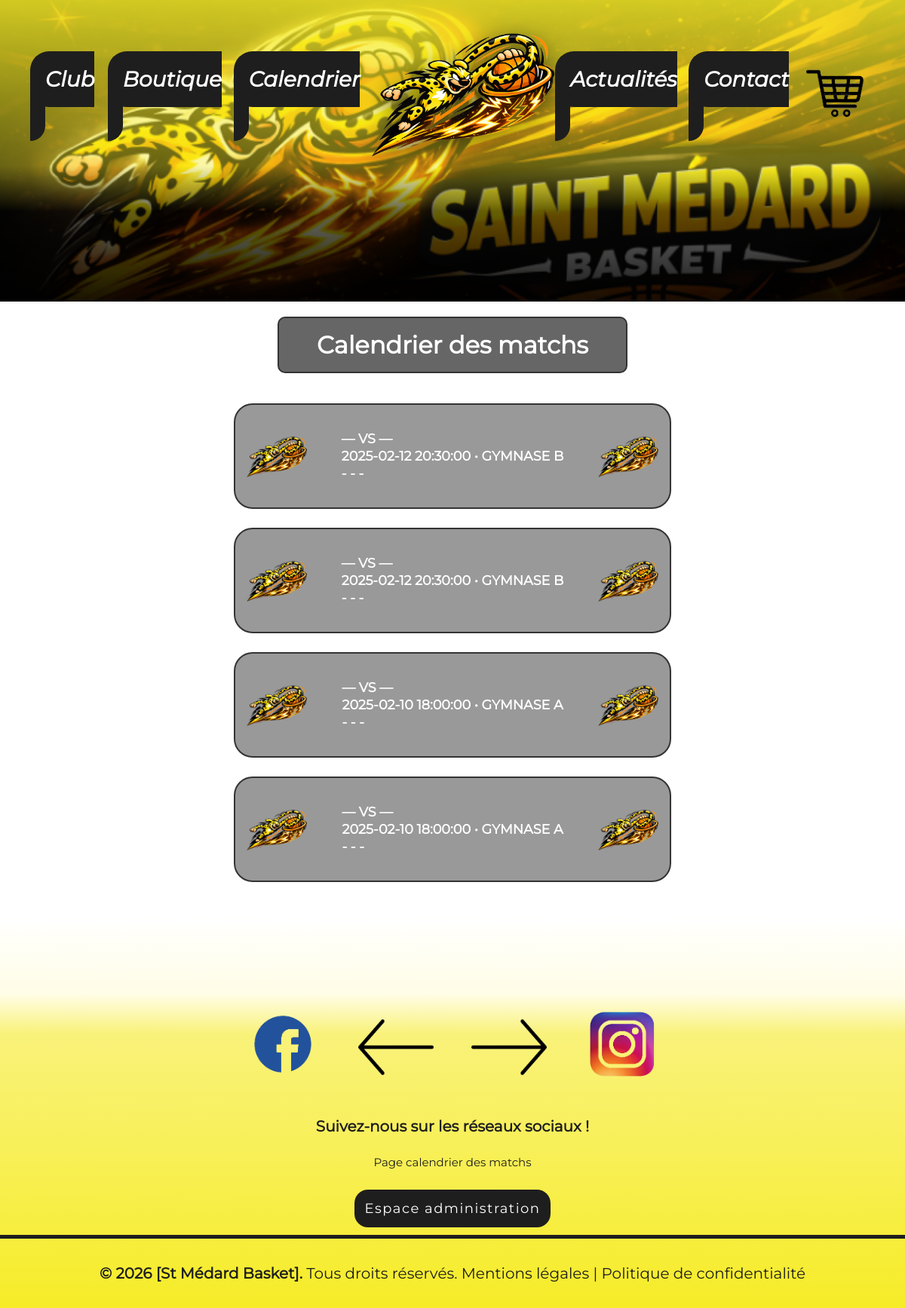
Page /pages/calendrier.php on the committed database.
### tables this page shows
CREATE TABLE `matchs` (
  `id` char(36) NOT NULL,
  `equipe_domicile_id` char(36) DEFAULT NULL,
  `equipe_exterieure_id` char(36) DEFAULT NULL,
  `date_match` char(36) DEFAULT NULL,
  `lieu` varchar(255) NOT NULL,
  `score_local` text DEFAULT NULL,
  `score_visiteur` text DEFAULT NULL,
  `statut` varchar(255) NOT NULL
);

### php/database.php (called while the page is built)
<?php
class Database {
  private static ?PDO $db = null;
  public static function getConnection(): PDO {
    if (self::$db === null) {
      $host = "localhost";
      $dbname = "stmedard_basket";
      $user = "root";
      $pass = "";
      self::$db = new PDO(
        "mysql:host=$host;dbname=$dbname;charset=utf8mb4",
        $user,
        $pass,
        [
          PDO::ATTR_ERRMODE => PDO::ERRMODE_EXCEPTION,
          PDO::ATTR_DEFAULT_FETCH_MODE => PDO::FETCH_ASSOC,
          PDO::ATTR_EMULATE_PREPARES => false,
        ]
      );
    }
    return self::$db;
  }
}

### php/matchGame.php (called while the page is built, shortened)
<?php
require_once __DIR__ . "/database.php";
class MatchGame
{
    private PDO $db;
    public function __construct()
    {
        $this->db = Database::getConnection();
    }
    public function getAllWithTeam(): array
    {
        $sql = "
            SELECT
            m.*,
            td.categorie AS equipe_domicile,
            td.image AS image_domicile,
            te.categorie AS equipe_exterieure,
            te.image AS image_exterieure
            FROM matchs m
            LEFT JOIN teams td ON td.id = m.equipe_domicile_id
            LEFT JOIN teams te ON te.id = m.equipe_exterieure_id
            ORDER BY m.date_match DESC
        ";
        return $this->db->query($sql)->fetchAll();
    }
}

### pages/calendrier.php (the view, shortened to what this page needs)
<?php
include "../php/connexion.php";
require_once __DIR__ . "/../php/matchGame.php";
$mObj = new MatchGame();
try {
  $matchs = $mObj->getAllWithTeam();
} catch (PDOException $e) {
  die($e->getMessage());
}
?>
<!DOCTYPE html>
<html lang="fr">
<head>
    <link rel="stylesheet" href="../CSS/style.css">
</head>
<body>
    <header>
        <section class="top">
            <nav class="menu">
                <ul>
                    <li><a href="club.php">Club</a></li>
                    <li><a href="boutique.php">Boutique</a></li>
                    <li><a href="calendrier.php">Calendrier</a></li>
                    <div class="logo">
                        <a href="../index.php"><img src="../image/logo/logo_StMedard.png" alt="Logo Saint-Médard Basket" width="250" height="200"></a>
                    </div>
                    <li><a href="actualite.php">Actualités</a></li>
                    <li><a href="contact.php">Contact</a></li>
                    <div class="panier">
                        <a href="boutique.php"><img src="../image/icone/panier.png" alt="Panier" width="100" height="100"></a>
                    </div>
                </ul>
            </nav>
        </section>
    </header>
    <main class="calendrier-container">
        <div class="titre-container">
            <h1 class="titre-page">Calendrier des matchs</h1>
        </div>
        <?php foreach ($matchs as $m): ?>
            <div class="match-card">
                <img src="../image/<?= htmlspecialchars($m["image_domicile"] ?? "logo/logo_StMedard.png") ?>"
                    class="logo-equipe"
                    alt="Équipe domicile">
                <div class="score-label">
                    <div>
                        <?= htmlspecialchars($m["equipe_domicile"] ?? "—") ?>
                        vs
                        <?= htmlspecialchars($m["equipe_exterieure"] ?? "—") ?>
                    </div>
                    <div>
                        <?= htmlspecialchars($m["date_match"]) ?> • <?= htmlspecialchars($m["lieu"]) ?>
                    </div>
                    <div>
                        <?= htmlspecialchars($m["score_local"] ?? "-") ?>
                        -
                        <?= htmlspecialchars($m["score_visiteur"] ?? "-") ?>
                    </div>
                </div>
            <img src="../image/<?= htmlspecialchars($m["image_exterieure"] ?? "logo/logo_StMedard.png") ?>"
                class="logo-equipe"
                alt="Équipe extérieure">
            </div>
        <?php endforeach; ?>
    </main>
        <footer>
        <section class="down">
            <div class="reseau">
                <a href=""><img src="../image/icone/facebook.png" alt="Facebook" width="100" height="100"></a>
                <img src="../image/icone/arrow2.png" alt="flèche" width="100" height="75">
                <img src="../image/icone/arrow.png" alt="flèche" width="100" height="75">
                <a href="https://www.instagram.com/saint.medard.basket/"><img src="../image/icone/instagram.png" alt="Instagram" width="100" height="100"></a>
            </div>
            <br><p><strong>Suivez-nous sur les réseaux sociaux !</strong></p>
            <div class="fil">
                <p>Page calendrier des matchs</p>
            </div>
            <div class="admin">
                <a href="../php/admin/login.php">Espace administration</a>
            </div>
            <div class="mentions">
                <hr>
                <p><strong>© 2026 [St Médard Basket].</strong> Tous droits réservés. Mentions légales | Politique de confidentialité</p>
            </div>
        </section>
    </footer>
</body>
</html>

### CSS/style.css (style rules this page uses)
* { margin: 0; padding: 0; box-sizing: border-box; }
body { font-family: Montserrat, sans-serif; line-height: 1.6; display: flex; flex-direction: column; }
img { max-width: 100%; height: auto; }
main { width: 100%; }
html, body { overflow-x: hidden; }
.admin { text-align: center; margin-top: 25px; }
.admin a { position: relative; letter-spacing: 1.5px; background-color:#1e1e1e; color: #ffffff; text-decoration: none; font-size: 18px; padding: 14px; border-radius: 18px; }
.admin a::after { content: ""; position: absolute; left: 50%; bottom: 8px; transform: translateX(-50%) scaleX(0); width: 60%; height: 3px; background-color: #F6EC28; transform-origin: center; transition: transform 0.3s ease; }
.top { position: relative; height: 50vh; background: linear-gradient( to bottom, rgba(246, 236, 40, 0.85) 0%, rgba(246, 236, 40, 0.4) 55%, rgba(0, 0, 0, 0.6) 70%, rgba(0, 0, 0, 0.9) 100% ), url("../image/banniere_stmedard.png"); background-size: cover; background-position: center center; color: white; }
.menu { padding: 20px; }
.menu ul { list-style: none; display: flex; justify-content: space-around; align-items: center; padding: 20px; }
.menu ul li a { position: relative; text-decoration: none; background-color: #1e1e1e; color: white; font-weight: bold; font-size: 28px; font-family: Montserrat-I, sans-serif; border-radius: 25px; padding: 20px; }
.menu ul li a::after { content: ""; position: absolute; left: 50%; bottom: 8px; transform: translateX(-50%) scaleX(0); width: 60%; height: 3px; background-color: #F6EC28; transform-origin: center; transition: transform 0.3s ease; }
.logo img { filter: drop-shadow(0 6px 14px rgba(0, 0, 0, 0.5)); }
.logo-equipe { width: 80px; height: 80px; object-fit: cover; }
.calendrier-container { width: 100%; max-width: 600px; margin: 0 auto; display: flex; flex-direction: column; align-items: center; padding: 20px 10px; }
.titre-container { background-color: #666; border: 2px solid #333; border-radius: 10px; padding: 10px 30px; margin-bottom: 40px; width: 80%; text-align: center; }
.titre-page { color: white; margin: 0; font-size: 32px; }
.match-card { background-color: #999; width: 100%; min-height: 140px; height: auto; border-radius: 25px; border: 2px solid #333; margin-bottom: 25px; display: flex; justify-content: space-between; align-items: center; box-sizing: border-box; padding: 15px; gap: 16px; }
.logo-equipe { width: 80px; height: 80px; object-fit: contain; border-radius: 10px; }
.score-label { color: white; font-size: 1.1rem; font-weight: bold; text-transform: uppercase; line-height: 1.3; padding: 6px 10px; }
.down { background: linear-gradient( to top, #f6ec28 0%, #f9f27a 70%, #fffde6 80%, #ffffff 100% ); padding-bottom: 20px; padding-top: 50px; text-align: center; font-family: Montserrat, sans-serif; position: relative; bottom: 0; width: 100%; }
footer p { color: #1e1e1e; font-size: 20px; padding: 10px; }
.reseau { display: flex; justify-content: center; align-items: center; margin-top: 70px; gap: 50px; }
.fil p { font-size: 15px; text-align: center; }
.mentions hr { margin: 20px 0; border: 0; height: 5px; width: 100%; background: #1e1e1e; }
.mentions { position: fixed0; bottom: 0; width: 100%; text-align: center; }

### rows in the picture
matchs: equipe_domicile "—", equipe_exterieure "—", date_match "2025-02-12 20:30:00", lieu "GYMNASE B", score_local "-", score_visiteur "-"
matchs: equipe_domicile "—", equipe_exterieure "—", date_match "2025-02-12 20:30:00", lieu "GYMNASE B", score_local "-", score_visiteur "-"
matchs: equipe_domicile "—", equipe_exterieure "—", date_match "2025-02-10 18:00:00", lieu "GYMNASE A", score_local "-", score_visiteur "-"
matchs: equipe_domicile "—", equipe_exterieure "—", date_match "2025-02-10 18:00:00", lieu "GYMNASE A", score_local "-", score_visiteur "-"
